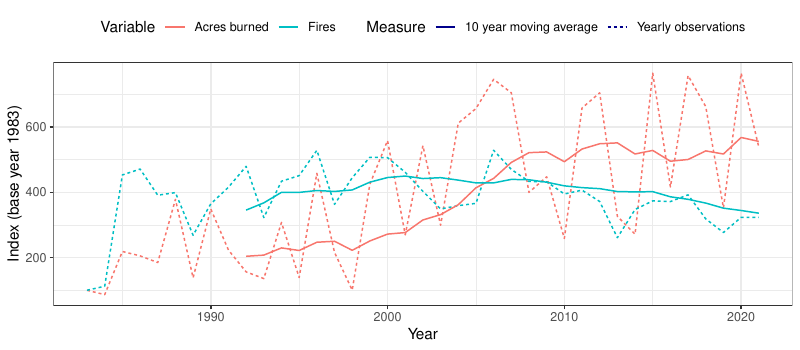

Source code (R):
library(tidyverse)

# c(Year,Fires,Acres)
bind_rows(
  c("year" = 2021,"Fires" = 58985,"Acres burned" = 7125643),
  c("year" = 2020,"Fires" = 58950,"Acres burned" = 10122336),
  c("year" = 2019,"Fires" = 50477,"Acres burned" = 4664364),
  c("year" = 2018,"Fires" = 58083,"Acres burned" = 8767492),
  c("year" = 2017,"Fires" = 71499,"Acres burned" = 10026086),
  c("year" = 2016,"Fires" = 67743,"Acres burned" = 5509995),
  c("year" = 2015,"Fires" = 68151,"Acres burned" = 10125149),
  c("year" = 2014,"Fires" = 63312,"Acres burned" = 3595613),
  c("year" = 2013,"Fires" = 47579,"Acres burned" = 4319546),
  c("year" = 2012,"Fires" = 67774,"Acres burned" = 9326238),
  c("year" = 2011,"Fires" = 74126,"Acres burned" = 8711367),
  c("year" = 2010,"Fires" = 71971,"Acres burned" = 3422724),
  c("year" = 2009,"Fires" = 78792,"Acres burned" = 5921786),
  c("year" = 2008,"Fires" = 78979,"Acres burned" = 5292468),
  c("year" = 2007,"Fires" = 85705,"Acres burned" = 9328045),
  c("year" = 2006,"Fires" = 96385,"Acres burned" = 9873745),
  c("year" = 2005,"Fires" = 66753,"Acres burned" = 8689389),
  c("year" = 2004,"Fires" = 65461,"Acres burned" = 8097880),
  c("year" = 2003,"Fires" = 63629,"Acres burned" = 3960842),
  c("year" = 2002,"Fires" = 73457,"Acres burned" = 7184712),
  c("year" = 2001,"Fires" = 84079,"Acres burned" = 3570911),
  c("year" = 2000,"Fires" = 92250,"Acres burned" = 7393493),
  c("year" = 1999,"Fires" = 92487,"Acres burned" = 5626093),
  c("year" = 1998,"Fires" = 81043,"Acres burned" = 1329704),
  c("year" = 1997,"Fires" = 66196,"Acres burned" = 2856959),
  c("year" = 1996,"Fires" = 96363,"Acres burned" = 6065998),
  c("year" = 1995,"Fires" = 82234,"Acres burned" = 1840546),
  c("year" = 1994,"Fires" = 79107,"Acres burned" = 4073579),
  c("year" = 1993,"Fires" = 58810,"Acres burned" = 1797574),
  c("year" = 1992,"Fires" = 87394,"Acres burned" = 2069929),
  c("year" = 1991,"Fires" = 75754,"Acres burned" = 2953578),
  c("year" = 1990,"Fires" = 66481,"Acres burned" = 4621621),
  c("year" = 1989,"Fires" = 48949,"Acres burned" = 1827310),
  c("year" = 1988,"Fires" = 72750,"Acres burned" = 5009290),
  c("year" = 1987,"Fires" = 71300,"Acres burned" = 2447296),
  c("year" = 1986,"Fires" = 85907,"Acres burned" = 2719162),
  c("year" = 1985,"Fires" = 82591,"Acres burned" = 2896147),
  c("year" = 1984,"Fires" = 20493,"Acres burned" = 1148409),
  c("year" = 1983,"Fires" = 18229,"Acres burned" = 1323666)
) |>
  pivot_longer(c(Fires, `Acres burned`)) |>
  group_by(name) |>
  arrange(year) |>
  mutate(value = value/value[1]*100) |>
  ggplot(aes(x = year, y = value, color = name)) +
    geom_line(aes(group = name, linetype = "Yearly observations")) +
    tidyquant::geom_ma(n = 10, aes(linetype = "10 year moving average")) +
    theme_bw() +
    theme(legend.position = "top") +
    labs(x = "Year", y = "Index (base year 1983)", linetype = "Measure", color = "Variable")

ggsave("./figures_for_report/wildfires_in_us.pdf", width = 8, height = 3.5)

